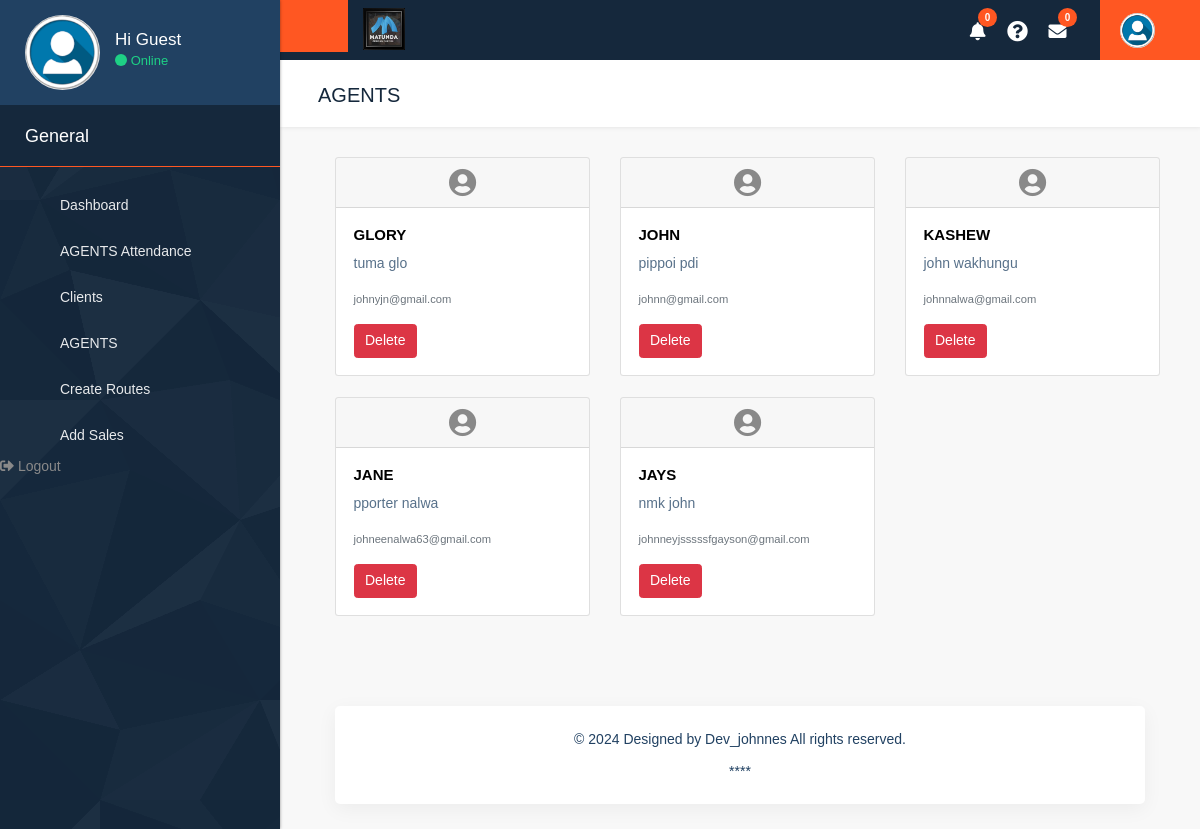
/members/, run on an earlier commit of the app's database.
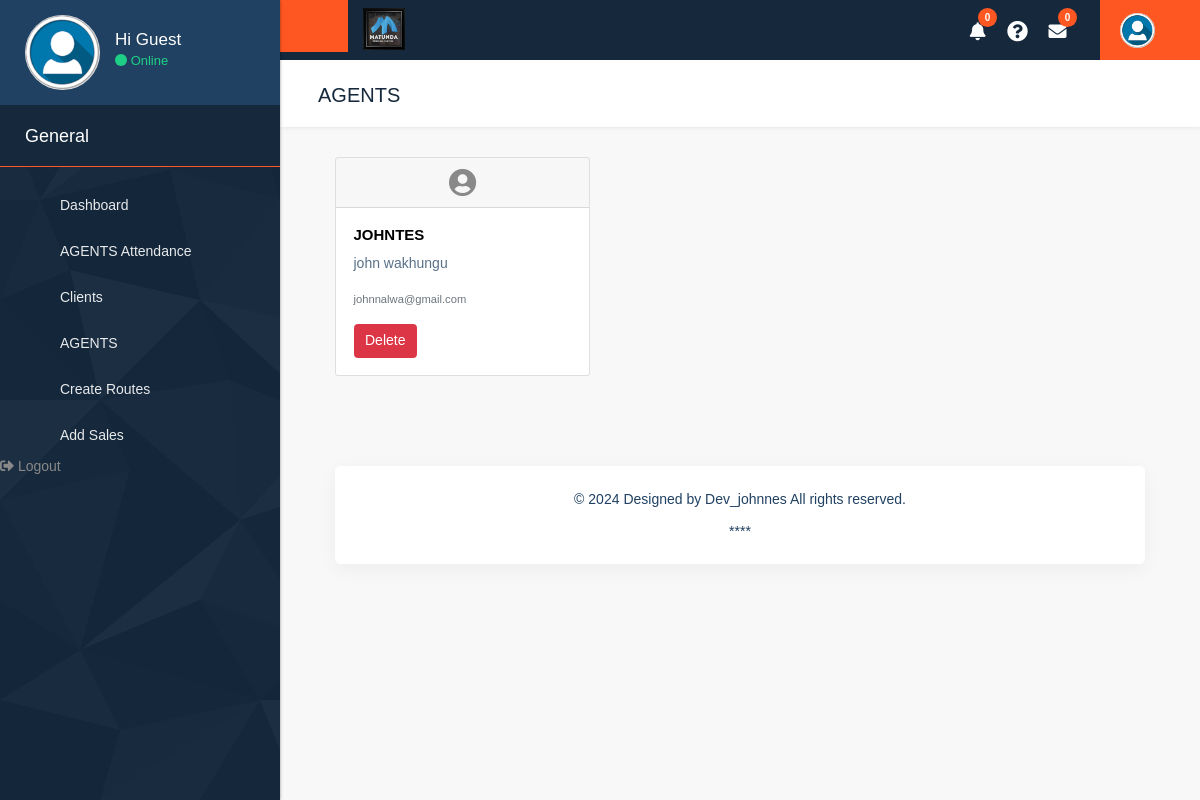
And on a later commit of the database.
### accounts/models.py (models this page shows, shortened)
class Member(models.Model):
    user = models.OneToOneField(User, on_delete=models.CASCADE)
    first_name = models.CharField(max_length=length,null=True, blank=True)
    last_name = models.CharField(max_length=length,null=True, blank=True)
    physical_address = models.TextField(max_length=length,null=True, blank=True)
    national_id = models.CharField(max_length=length,null=True, blank=True)
    primary_phone_number = models.CharField(max_length=length,null=True, blank=True)
    primary_phone_number_provider = models.CharField(max_length=length,null=True, blank=True)
    alternative_phone_number = models.CharField(max_length=length,null=True, blank=True)
    alternative_phone_number_provider = models.CharField(max_length=length,null=True, blank=True)
    year_of_birth = models.CharField(max_length=4,null=True, blank=True)
    gender = models.CharField(max_length=10,null=True, blank=True)
    profile_img = models.ImageField(upload_to='Profile', default='default.png',null=True, blank=True)
    create_at = models.DateTimeField(auto_now_add = True)
    updated_at = models.DateTimeField(auto_now_add = True)

class User(AbstractUser):
    email = models.EmailField(unique=True)
    is_member = models.BooleanField(default=False)
    is_management = models.BooleanField(default=False)

### accounts/views.py (the view)
# urls.py: path('members/', views.members_view, name='members'),
def members_view(request):
    members = Member.objects.all()
    return render(request, 'management/members.html', {'members': members})

### accounts/templates/management/members.html (shortened to what this page needs)
{% extends 'management/base.html' %}
{% load static %}
{% block page_title %} AGENTS {% endblock %}
{% block content %}
  <div class="container">
    <div class="row">
      {% for member in members %}
        <div class="col-md-3 mb-4">
          <div class="card">
            <div class="card-header text-center">
              <i class="fas fa-user-circle fa-2x"></i>
            </div>
            <div class="card-body">
              <h5 class="card-title">{{ member.user.username }}</h5>
              <p class="card-text">{{ member.first_name }} {{ member.last_name }}</p>
              <p class="card-text"><small class="text-muted">{{ member.user.email }}</small></p>
              <form id="deleteForm{{ member.user.id }}" action="{% url 'delete_member' member.user.id %}" method="post">
                <button type="button" class="btn btn-danger" onclick="showConfirmation({{ member.user.id }})">Delete</button>
              </form>
            </div>
          </div>
        </div>
        {% if forloop.counter|divisibleby:3 and not forloop.last %}
          </div><div class="row">
        {% endif %}
      {% endfor %}
    </div>
  </div>
{% endblock %}

### accounts/templates/management/base.html (shortened to what this page needs)
{% load static %}
<!DOCTYPE html>
<html lang="en">
<head>
    <link rel="stylesheet" href="https://cdnjs.cloudflare.com/ajax/libs/font-awesome/5.15.3/css/all.min.css">
    <link rel="stylesheet" href="{% static 'css/bootstrap.min.css' %}" />
    <link rel="stylesheet" href="{% static 'css/style.css' %}" />
    <link rel="stylesheet" href="{% static 'css/responsive.css' %}" />
    <link rel="stylesheet" href="{% static 'css/bootstrap-select.css' %}" />
    <link rel="stylesheet" href="{% static 'css/perfect-scrollbar.css' %}" />
    <link rel="stylesheet" href="{% static 'css/animate.css' %}">
    <link rel="stylesheet" href="{% static 'css/flaticon.css' %}">
    <link rel="stylesheet" href="{% static 'css/font-awesome.min.css' %}">
    <link rel="stylesheet" href="{% static 'css/custom.css' %}" />
</head>
<body class="dashboard dashboard_1">
<div class="full_container">
    <div class="inner_container">
        <nav id="sidebar">
            <div class="sidebar_blog_1">
                <div class="sidebar_user_info">
                    <div class="user_profle_side">
                        <div class="user_img"><img class="img-responsive" src="{% static 'images/layout_img/user_img.jpg' %}" alt="#" /></div>
                        <div class="user_info">
                            <h6>Hi {{user.first_name.title|default:'Guest'}}</h6>
                            <p><span class="online_animation"></span> Online</p>
                        </div>
                    </div>
                </div>
            </div>
            <div class="sidebar_blog_2">
                <h4>General</h4>
                <ul class="list-unstyled components">
                    <li>
                        <a href="{% url 'management_dashboard' %}">
                            <i class="fa fa-star"></i> <span>Dashboard</span>
                        </a>
                    </li>
                    <li>
                        <a href="{% url 'display_attendance' %}">
                            <i class="fa fa-calendar"></i> <span>AGENTS Attendance </span>
                        </a>
                    </li>
                    <li>
                        <a href="{% url 'view_all_clients' %}">
                            <i class="fa fa-users"></i> <span>Clients</span>
                        </a>
                    </li>
                    <li>
                        <a href="{% url 'members' %}">
                            <i class="fa fa-user"></i> <span>AGENTS</span>
                        </a>
                    </li>
                    <li>
                        <a href="{% url 'create_route_plan' %}">
                            <i class="fa fa-map-marker"></i> <span>Create Routes</span>
                        </a>
                    </li>
                    <li>
                        <a href="{% url 'add_sale' %}">
                            <i class="fa fa-shopping-cart"></i> <span>Add Sales</span>
                        </a>
                    </li>
                      <a href="{% url 'logout' %}">
                          <i class="fas fa-sign-out-alt"></i> <span>Logout</span>
                      </a>
                </ul>
            </div>
        </nav>
        <div id="content">
            <div class="topbar">
                <nav class="navbar navbar-expand-lg navbar-light">
                    <div class="full">
                        <button type="button" id="sidebarCollapse" class="sidebar_toggle"><i class="fa fa-bars"></i></button>
                        <div class="logo_section">
                            <a href="#"><img class="img-responsive" src="{% static 'images/logos/logo.png' %}" alt="#" /></a>
                        </div>
                        <div class="right_topbar">
                            <div class="icon_info">
                              <ul>
                                <li><a href="#"><i class="fas fa-bell"></i><span class="badge">0</span></a></li>
                                <li><a href="#"><i class="fas fa-question-circle"></i></a></li>
                                <li><a href="#"><i class="fas fa-envelope"></i><span class="badge">0</span></a></li>
                            </ul>
                                <ul class="user_profile_dd">
                                    <li>
                                        <a class="dropdown-toggle" data-toggle="dropdown"><img class="img-responsive rounded-circle" src="{% static 'images/layout_img/user_img.jpg' %}" alt="#" /></a>
                                    </li>
                                </ul>
                            </div>
                        </div>
                    </div>
                </nav>
            </div>
            <div class="midde_cont">
                <div class="container-fluid">
                    <div class="row column_title">
                        <div class="col-md-12">
                            <div class="page_title">
                                <h2>{% block page_title %}{% endblock %}</h2>
                            </div>
                        </div>
                    </div>
                    {% block content %}{% endblock %}
                    <div class="container-fluid">
                        <div class="footer">
                            <p>&copy; {% now "Y" %} Designed by Dev_johnnes All rights reserved.<br><br> ****</p>
                        </div>
                    </div>
                </div>
            </div>
        </div>
    </div>
</div>
</body>
</html>

What changed in the data, as far as the page shows it:
removed Member: user.username "GLORY", first_name "tuma", last_name "glo", user.email "johnyjn@gmail.com"
removed Member: user.username "JOHN", first_name "pippoi", last_name "pdi", user.email "johnn@gmail.com"
removed Member: user.username "KASHEW", first_name "john", last_name "wakhungu", user.email "johnnalwa@gmail.com"
removed Member: user.username "JANE", first_name "pporter", last_name "nalwa", user.email "johneenalwa63@gmail.com"
removed Member: user.username "JAYS", first_name "nmk", last_name "john", user.email "johnneyjsssssfgayson@gmail.com"
added Member: user.username "JOHNTES", first_name "john", last_name "wakhungu", user.email "johnnalwa@gmail.com"
